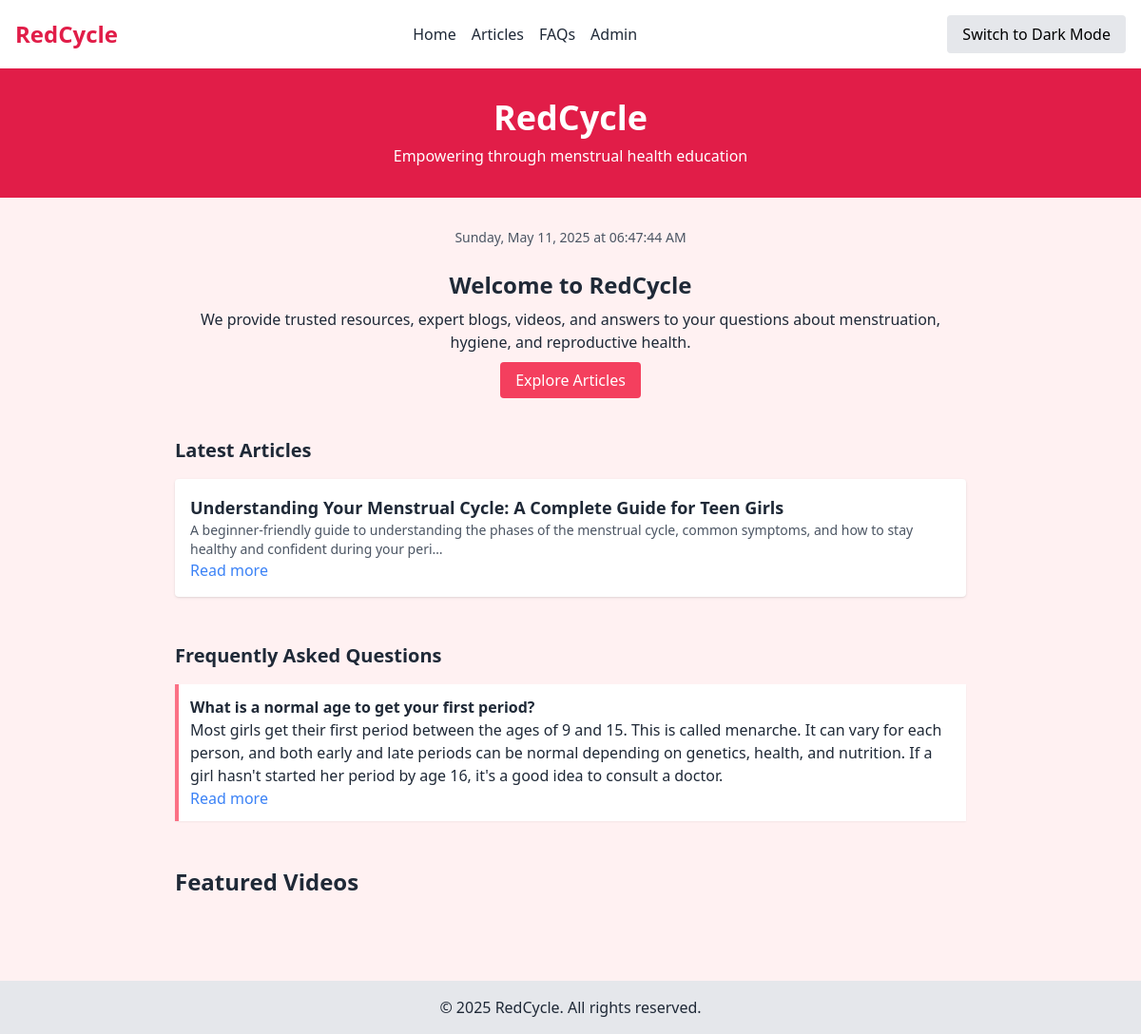
The app's page /, older data.
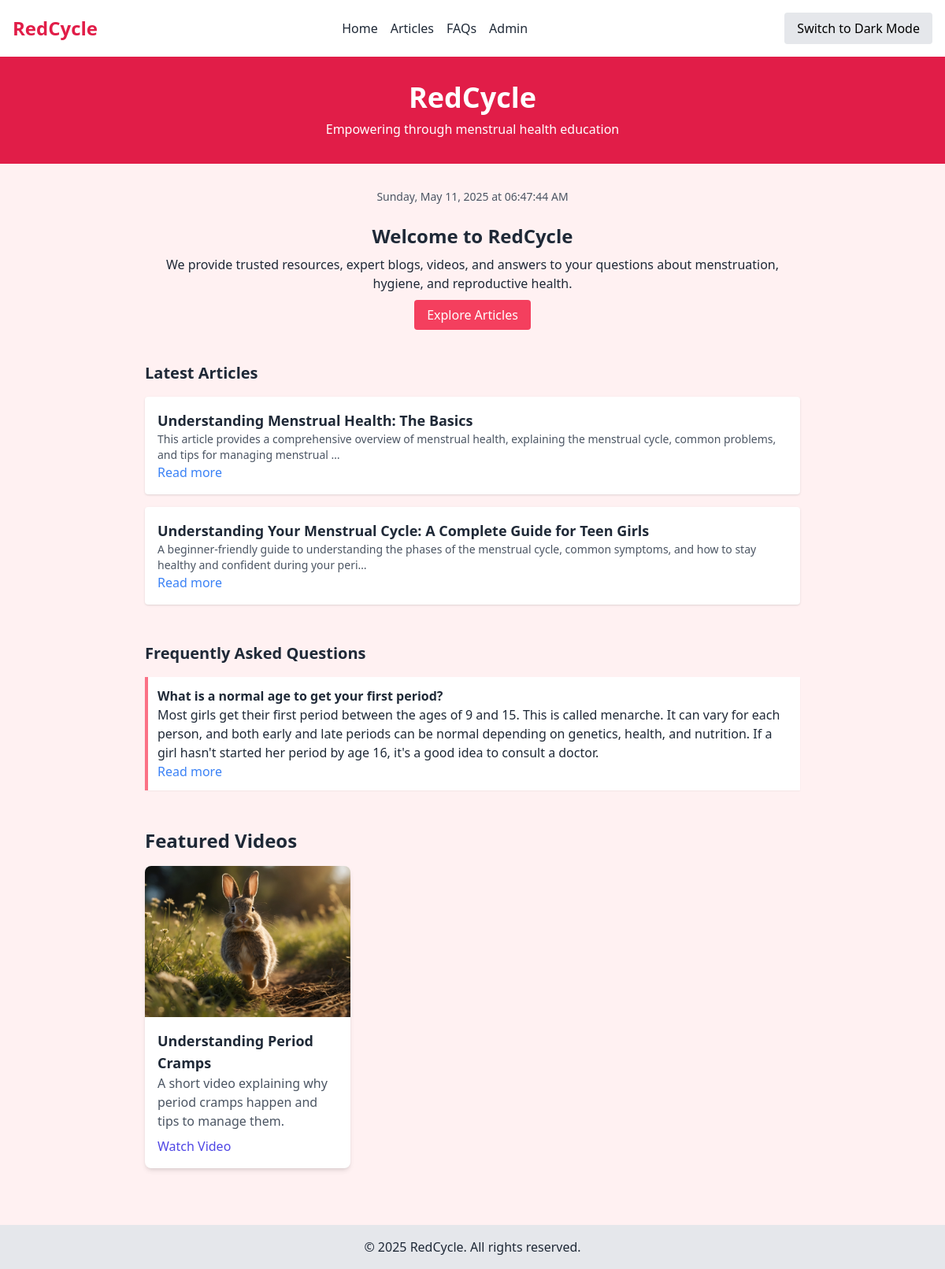
The same page, newer data.
### education/models.py (models this page shows, shortened)
class Article(models.Model):
    CATEGORY_CHOICES = [
        ('hygiene', 'Menstrual Hygiene'),
        ('myths', 'Period Myths'),
        ('nutrition', 'Nutrition & Health'),
        ('first_period', 'First Period Guide'),
    ]
    title = models.CharField(max_length=200)
    slug = models.SlugField(unique=True)
    summary = models.TextField()
    content = models.TextField()
    image = models.ImageField(upload_to='articles/', blank=True, null=True)
    published = models.BooleanField(default=True)
    category = models.CharField(max_length=50, choices=CATEGORY_CHOICES, default='hygiene')

class Video(models.Model):
    title = models.CharField(max_length=200)
    description = models.TextField()
    video_url = models.URLField()
    thumbnail = models.ImageField(upload_to='videos/')
    published = models.BooleanField(default=True)

### faq/models.py (models this page shows, shortened)
class FAQ(models.Model):
    question = models.CharField(max_length=300)
    answer = models.TextField()
    category = models.CharField(max_length=100)
    published = models.BooleanField(default=True)

### core/views.py (the view)
# urls.py: path('', views.homepage, name='homepage'),
def homepage(request):
    articles = Article.objects.all().order_by('-id')[:5]
    faqs = FAQ.objects.filter(published=True)[:5]
    videos = Video.objects.filter(published=True)[:3]  # Fetch the latest 3 published videos
    return render(request, 'core/home.html', {
        'articles': articles,
        'faqs': faqs,
        'videos': videos  # Pass videos to the template
    })

### core/templates/core/home.html (shortened to what this page needs)
<!DOCTYPE html>
<html lang="en" class="transition-colors duration-500">
<head>
  <script src="https://cdn.tailwindcss.com"></script>
</head>
<body class="bg-rose-50 text-gray-800 dark:bg-gray-900 dark:text-white transition-colors duration-500">
  <nav class="bg-white dark:bg-gray-800 shadow-md p-4 flex justify-between items-center">
    <div class="text-2xl font-bold text-rose-600 dark:text-rose-300">RedCycle</div>
    <ul class="flex space-x-4">
      <li><a href="/" class="hover:text-rose-500 font-medium">Home</a></li>
      <li><a href="#articles" class="hover:text-rose-500 font-medium">Articles</a></li>
      <li><a href="#faq" class="hover:text-rose-500 font-medium">FAQs</a></li>
      <li><a href="/admin" class="hover:text-rose-500 font-medium">Admin</a></li>
    </ul>
    <button id="darkModeToggle" class="ml-4 px-4 py-2 bg-gray-200 dark:bg-gray-700 text-black dark:text-white rounded transition">
    </button>
  </nav>
  <header class="bg-rose-600 text-white p-8 text-center">
    <h1 class="text-4xl font-bold">RedCycle</h1>
    <p class="mt-2">Empowering through menstrual health education</p>
  </header>
  <main class="p-8 max-w-4xl mx-auto">
    <div id="datetime" class="text-sm text-gray-600 dark:text-gray-300 mb-6 text-center"></div>
    <section class="mb-12 text-center">
      <h2 class="text-2xl font-semibold mb-2">Welcome to RedCycle</h2>
      <p class="mb-4">We provide trusted resources, expert blogs, videos, and answers to your questions about menstruation, hygiene, and reproductive health.</p>
      <a href="#articles" class="bg-rose-500 hover:bg-rose-600 text-white py-2 px-4 rounded">Explore Articles</a>
    </section>
    <section id="articles" class="mb-12">
      <h3 class="text-xl font-semibold mb-4">Latest Articles</h3>
      {% for article in articles %}
        <div class="mb-4 p-4 bg-white dark:bg-gray-800 rounded shadow">
          <h4 class="text-lg font-bold">{{ article.title }}</h4>
          <p class="text-sm text-gray-600 dark:text-gray-300">{{ article.summary|truncatechars:150 }}</p>
          <a href="{% url 'article_detail' article.pk %}" class="text-blue-500 hover:underline">Read more</a>
        </div>
      {% empty %}
        <p>No articles available.</p>
      {% endfor %}
    </section>
    <section id="faq">
      <h3 class="text-xl font-semibold mb-4">Frequently Asked Questions</h3>
      {% for q in faqs %}
        <div class="mb-3 p-3 bg-white dark:bg-gray-800 border-l-4 border-rose-400 shadow-sm">
          <p class="font-bold">{{ q.question }}</p>
          <p>{{ q.answer }}</p>
          <a href="{% url 'faq_detail' q.pk %}" class="text-blue-500 hover:underline">Read more</a>
        </div>
      {% empty %}
        <p>No FAQs added yet.</p>
      {% endfor %}
    </section>
    <section class="mt-12">
      <h2 class="text-2xl font-bold mb-4">Featured Videos</h2>
      <div class="grid grid-cols-1 md:grid-cols-2 lg:grid-cols-3 gap-6">
        {% for video in videos %}
          <div class="bg-white dark:bg-gray-800 shadow-md rounded-lg overflow-hidden">
            <img src="{{ video.thumbnail.url }}" alt="{{ video.title }}" class="w-full h-48 object-cover">
            <div class="p-4">
              <h3 class="text-lg font-semibold">{{ video.title }}</h3>
              <p class="text-gray-600 dark:text-gray-300 mb-2">{{ video.description }}</p>
              <a href="{{ video.video_url }}" target="_blank" class="text-indigo-600 font-medium hover:underline">Watch Video</a>
            </div>
          </div>
        {% endfor %}
      </div>
    </section>
  </main>
  <footer class="bg-gray-200 dark:bg-gray-800 text-center p-4 mt-10 text-gray-800 dark:text-white">
    <p>&copy; 2025 RedCycle. All rights reserved.</p>
  </footer>
</body>
</html>

Row changes from the older to the newer data that the page shows:
added Article: title "Understanding Menstrual Health: The Basics", summary "This article provides a comprehensive overview of menstrual health, explaining the menstrual cycle, common problems, and tips for managing menstrual …"
added Video: thumbnail (picture), title "Understanding Period Cramps", description "A short video explaining why period cramps happen and tips to manage them."
